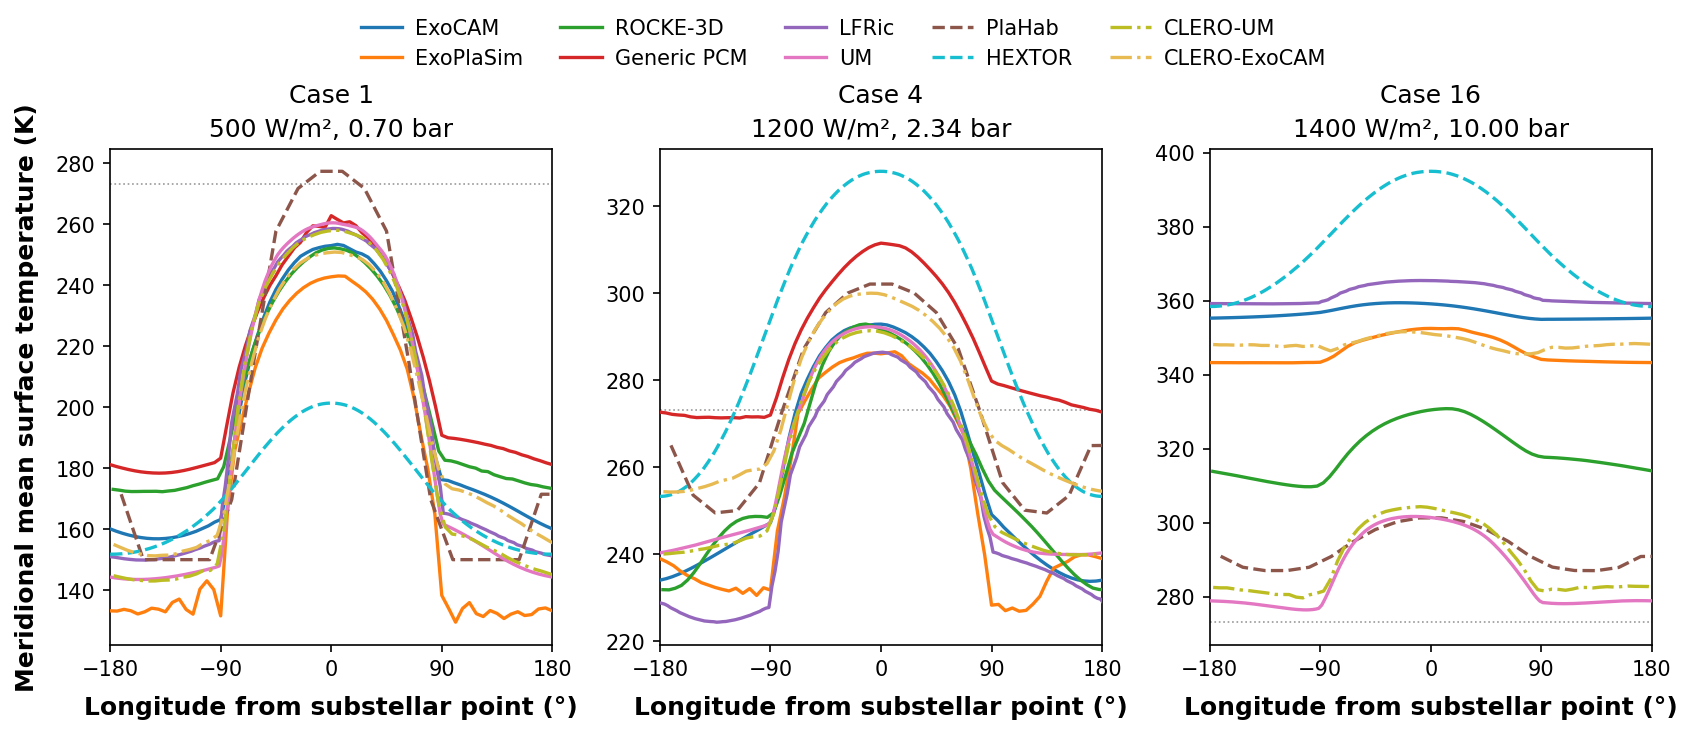

Write the Python code that produced this figure.
#
# Meridional mean surface temperature: Selected Cases
# Layout: 1 row x 3 columns (Cases 1, 4, 16)
# x axis is longitude with the substellar point at the centre.
#
# Companion to fig_profiles_temp_select.py, which shows the same three cases in
# the vertical. Here the surface temperature is averaged over latitude at each
# longitude, weighted by cos(lat) for cell area, so the x axis runs from the
# anti-stellar meridian through the substellar point and back, and the day-night
# structure that the hemispheric averaging of the profile figure collapses into
# two numbers is resolved as a curve. Longitude is measured from the substellar
# point, so the terminators are at +/-90 degrees.
#
# There is no substellar / anti-stellar line style here as there is in the
# profile figures: longitude is itself the day-night axis, so each model is a
# single curve and the contrast is read off the curve directly.
#
# PlaHab is included although it is absent from the vertical profile figures:
# it is two-dimensional and so has no profile to plot, but it does resolve
# longitude, and its caseN_tsurf.out files exist for exactly the three selected
# cases.
#
# HEXTOR is included at all three cases. It is one-dimensional in the tidally
# locked coordinate, so its 18 belts are indexed by theta, the angle from the
# substellar point, which is very nearly the variable plotted here. Case 16 was
# omitted while the analysis treated it as a runaway (465 K, above the lookup
# table); the RH 0.8 resubmission (2026-09-16) converges it at 376 K.
#
# ExoColumn is a single column and cannot appear at all.
#
import warnings
warnings.filterwarnings('ignore', category=DeprecationWarning)

import netCDF4
import os, sys
sys.path.insert(0, os.path.join(os.path.dirname(os.path.abspath(__file__)), '..', 'allcases'))
import um_clero as uc
import numpy as np
import matplotlib.pyplot as plt

# Axis labels in bold, and set a little clear of the tick labels
plt.rcParams['axes.labelweight'] = 'bold'
plt.rcParams['axes.labelpad'] = 8

tfreeze = 273.16

# Checked against the reported global means: averaging each curve uniformly in
# longitude returns the model's submitted global mean, exactly, because the
# longitude grids are uniform and the latitude weighting is already applied.
# Unlike a hemispheric average this involves no terminator convention, so there
# is no residual for the grids that carry a column on the terminator itself.

# Colors follow fig_profiles_temp_select.py, with PlaHab taking the color it
# carries in the allcases figures. The 2-D and 1-D models (PlaHab, HEXTOR) are
# dashed and the 3-D models solid, as the isotherms are in fig_summary.py.
MODEL_STYLES = {
    'ExoCAM':    dict(color='#1f77b4', lw=1.6, ls='-'),
    'ExoPlaSim': dict(color='#ff7f0e', lw=1.6, ls='-'),
    'ROCKE-3D':  dict(color='#2ca02c', lw=1.6, ls='-'),
    'PCM':       dict(color='#d62728', lw=1.6, ls='-'),
    'LFRic':     dict(color='#9467bd', lw=1.6, ls='-'),
    'PlaHab':    dict(color='#8c564b', lw=1.6, ls='--'),
    'HEXTOR':    dict(color='#17becf', lw=1.6, ls='--'),
    'UM':        dict(color='#e377c2', lw=1.6, ls='-'),
    'CLERO-UM':     dict(color='#bcbd22', lw=1.6, ls='-.'),
    'CLERO-ExoCAM': dict(color='#e7ba52', lw=1.6, ls='-.'),
}
MODEL_LABELS = {
    'ExoCAM':    'ExoCAM',
    'ExoPlaSim': 'ExoPlaSim',
    'ROCKE-3D':  'ROCKE-3D',
    'PCM':       'Generic PCM',
    'LFRic':     'LFRic',
    'PlaHab':    'PlaHab',
    'HEXTOR':    'HEXTOR',
    'UM':        'UM',
    'CLERO-UM':     'CLERO-UM',
    'CLERO-ExoCAM': 'CLERO-ExoCAM',
}


# -- helpers ---------------------------------------------------------

def read_nc(path, var, lat_var='lat', lon_var='lon', avg_axis=None, offset=0.0):
    with netCDF4.Dataset(path) as ds:
        raw  = ds.variables[var]
        data = (np.average(raw, axis=avg_axis) if avg_axis is not None else np.array(raw))
        data = np.squeeze(np.asarray(data, dtype=float)) + offset
        lat  = np.array(ds.variables[lat_var])
        lon  = np.array(ds.variables[lon_var])
    return data, lat, lon


def merid_mean(data2d, lat):
    """Area-weighted mean along latitude, at each longitude. NaN-safe.

    data2d : (nlat, nlon) -> returns (nlon,)
    """
    data = np.asarray(data2d, dtype=float)
    w    = np.cos(np.radians(np.asarray(lat)))[:, np.newaxis] * np.isfinite(data)
    return (np.where(np.isfinite(data), data, 0.0) * w).sum(axis=0) / w.sum(axis=0)


def centre_on_substellar(data2d, lat, lon, lon_ss):
    """Meridional mean on a longitude axis running -180..180 about the substellar
    point, with the wrap point duplicated at both ends so the curve closes."""
    rel = ((np.asarray(lon, dtype=float) - lon_ss + 180.0) % 360.0) - 180.0
    idx = np.argsort(rel)
    rel, prof = rel[idx], merid_mean(data2d, lat)[idx]
    # Repeat the first point at +360 so the curve reaches the right-hand edge
    rel  = np.concatenate([rel, [rel[0] + 360.0]])
    prof = np.concatenate([prof, [prof[0]]])
    return rel, prof


# -- ExoCAM ----------------------------------------------------------
# Substellar point at native lon = 180.
_d = '/models/data/samosa/exocam'
exocam = []
for c in (1, 4, 16):
    ts, lat, lon = read_nc(f'{_d}/samosa{c}.cam.h0.avg.nc', 'TS', avg_axis=0)
    exocam.append(centre_on_substellar(ts, lat, lon, lon_ss=180.))

# -- ExoPlaSim -------------------------------------------------------
_d = '/models/data/samosa/exoplasim/full_t21_synchronous__3000teff_15day'
_plasim_files = [
    f'{_d}/t21_synchronous_0.70pn2_flux500_400.0co2_3000teff_15day.nc',
    f'{_d}/t21_synchronous_2.34pn2_flux1200_400.0co2_3000teff_15day.nc',
    f'{_d}/t21_synchronous_10.00pn2_flux1400_400.0co2_3000teff_15day.nc',
]
plasim = []
for f in _plasim_files:
    ts, lat, lon = read_nc(f, 'ts', avg_axis=0)
    plasim.append(centre_on_substellar(ts, lat, lon, lon_ss=0.))

# -- ROCKE-3D --------------------------------------------------------
# Celsius, and the substellar point is at native lon = 180.
_d = '/models/data/samosa/rocke3d'
r3d = []
for c in (1, 4, 16):
    ts, lat, lon = read_nc(f'{_d}/rocke_{c:02d}q.nc', 'tsurf', offset=tfreeze)
    r3d.append(centre_on_substellar(ts, lat, lon, lon_ss=180.))

# -- Generic PCM -----------------------------------------------------
# Case 16 is not converged (see SAMOSA_summary.pdf) and is omitted.
_d = '/models/data/samosa/genericpcm/OHT_off'
pcm = []
for c in (1, 4):
    ts, lat, lon = read_nc(
        f'{_d}/case-{c}/SAMOSA_output_file_Generic_PCM_case-{c}_OHT_off.nc',
        'surface_temperature', lat_var='latitude', lon_var='longitude')
    pcm.append(centre_on_substellar(ts, lat, lon, lon_ss=0.))
pcm.append(None)

# -- LFRic -----------------------------------------------------------
_d = '/models/data/samosa/lfric'
lfric = []
for c in (1, 4, 16):
    ts, lat, lon = read_nc(f'{_d}/lfric_samosa_case{c:02d}.nc', 'grid_surface_temperature')
    lfric.append(centre_on_substellar(ts, lat, lon, lon_ss=0.))

# -- PlaHab ----------------------------------------------------------
# Plain text: column 0 is latitude, the remaining 20 are longitude.
lon_plahab = np.array([-171., -153., -135., -117.,  -99.,  -81.,  -63.,  -45.,  -27.,  -9.,
                          9.,   27.,   45.,   63.,   81.,   99.,  117.,  135.,  153.,  171.])
_d = '/models/data/samosa/plahab/simulations'
plahab = []
for c, s in ((1, 'sample1'), (4, 'sample4'), (16, 'sample16')):
    raw = np.loadtxt(f'{_d}/{s}/case{c}_tsurf.out')
    plahab.append(centre_on_substellar(raw[:, 1:], raw[:, 0], lon_plahab, lon_ss=0.))


# -- HEXTOR ----------------------------------------------------------
# One-dimensional in the tidally locked coordinate: T is a function of theta,
# the angle from the substellar point, over 18 belts centred at 5..175 degrees.
#
# The belts are NOT plotted against longitude directly. Every other curve here
# is a cos(lat)-weighted mean over latitude at fixed longitude, and along a
# meridian at longitude L the angle from the substellar point varies with
# latitude as theta = arccos(cos(lat) cos(L)); only on the equator does theta
# equal |L|. HEXTOR is therefore averaged over the same meridian so that it is
# the same quantity as the rest of the ensemble. The mapping matters: it puts
# the Case 1 substellar value at 201.3 K rather than the 210.5 K of the belt
# itself, because the substellar meridian reaches to both poles.
#
# The belt files were added to the archive on 2026-09-09, alongside a
# README_zonal.txt giving the column layout and the mapping used below; before
# that the archive held only global_output_HEXTOR.dat and this figure had to
# read the model's run directory.
_d = '/models/data/samosa/hextor'

def read_hextor(case, lon_deg, nlat=721):
    d = np.loadtxt(f'{_d}/zonal_output_HEXTOR_case{case:02d}.dat')
    theta, T_belt = d[:, 0], d[:, 1]
    lat = np.radians(np.linspace(-90.0, 90.0, nlat))
    w   = np.cos(lat)
    prof = np.array([
        np.average(np.interp(np.degrees(np.arccos(np.clip(np.cos(lat) * np.cos(L), -1.0, 1.0))),
                             theta, T_belt), weights=w)
        for L in np.radians(np.asarray(lon_deg, dtype=float))])
    return np.asarray(lon_deg, dtype=float), prof

_hextor_lon = np.linspace(-180.0, 180.0, 361)
hextor = [read_hextor(1, _hextor_lon), read_hextor(4, _hextor_lon), read_hextor(16, _hextor_lon)]


# -- UM and CLERO ----------------------------------------------------
# Read by um_clero.py with the substellar point at lon 0. CLERO, the emulator,
# is dash-dot as in the profile figures.
def _centred(lon_lat_ts):
    lon, lat, ts = lon_lat_ts
    return centre_on_substellar(ts, lat, lon, lon_ss=0.)

um    = [_centred(uc.um_map(c, 'ts')) for c in (1, 4, 16)]
clero = {cfg: [_centred(uc.clero_map(cfg, c, 'ts')) for c in (1, 4, 16)] for cfg in ('UM', 'ExoCAM')}


# -- Figure ----------------------------------------------------------
case_labels = ['Case 1\n500 W/m², 0.70 bar',
               'Case 4\n1200 W/m², 2.34 bar',
               'Case 16\n1400 W/m², 10.00 bar']

FS_TITLE, FS_LABEL, FS_TICK, FS_LEGEND = 12, 12, 10, 10

fig, axes = plt.subplots(1, 3, figsize=(11.1, 4.8), layout='constrained')
fig.get_layout_engine().set(w_pad=2/72, h_pad=2/72, wspace=0.06)

for ci, ax in enumerate(axes):
    series = [
        ('ExoCAM',    exocam[ci]),
        ('ExoPlaSim', plasim[ci]),
        ('ROCKE-3D',  r3d[ci]),
        ('PCM',       pcm[ci]),
        ('LFRic',     lfric[ci]),
        ('PlaHab',    plahab[ci]),
        ('UM',        um[ci]),
        ('HEXTOR',    hextor[ci]),
        ('CLERO-UM',     clero['UM'][ci]),
        ('CLERO-ExoCAM', clero['ExoCAM'][ci]),
    ]

    # The freezing point, drawn under the model curves. It is dotted so that it
    # cannot be mistaken for the dashed PlaHab and HEXTOR curves, and it carries
    # no legend entry: the caption names it. The terminators are not ruled; the
    # ticks at +/-90 degrees mark them.
    ax.axhline(tfreeze, color='0.6', lw=0.8, ls=':', zorder=1)

    for name, entry in series:
        if entry is None:
            continue
        lon, T = entry
        ax.plot(lon, T, zorder=3, **MODEL_STYLES[name])

    ax.set_xlim(-180, 180)
    ax.set_xticks([-180, -90, 0, 90, 180])
    ax.tick_params(axis='both', labelsize=FS_TICK)
    ax.grid(False)

    ax.set_title(case_labels[ci], fontsize=FS_TITLE, linespacing=1.5)
    ax.set_xlabel('Longitude from substellar point (°)', fontsize=FS_LABEL)
    if ci == 0:
        ax.set_ylabel('Meridional mean surface temperature (K)', fontsize=FS_LABEL)

from matplotlib.lines import Line2D
# A six-entry legend inside a panel covers the curves it is labelling, so the
# models go above the panels, as in fig_energy_balance.py.
# Case 16 carries six curves rather than seven, the Generic PCM having no
# converged solution there.
model_handles = [Line2D([0], [0], label=MODEL_LABELS[m], **MODEL_STYLES[m])
                 for m in ('ExoCAM', 'ExoPlaSim', 'ROCKE-3D', 'PCM', 'LFRic', 'UM', 'PlaHab', 'HEXTOR',
                           'CLERO-UM', 'CLERO-ExoCAM')]
fig.legend(handles=model_handles, loc='outside upper center', ncols=5,
           fontsize=FS_LEGEND, frameon=False,
           handlelength=2.0, handletextpad=0.6, columnspacing=1.8)

fig.savefig('fig_merid_temp_select.png', bbox_inches='tight', dpi=150)
fig.savefig('fig_merid_temp_select.eps', bbox_inches='tight')
